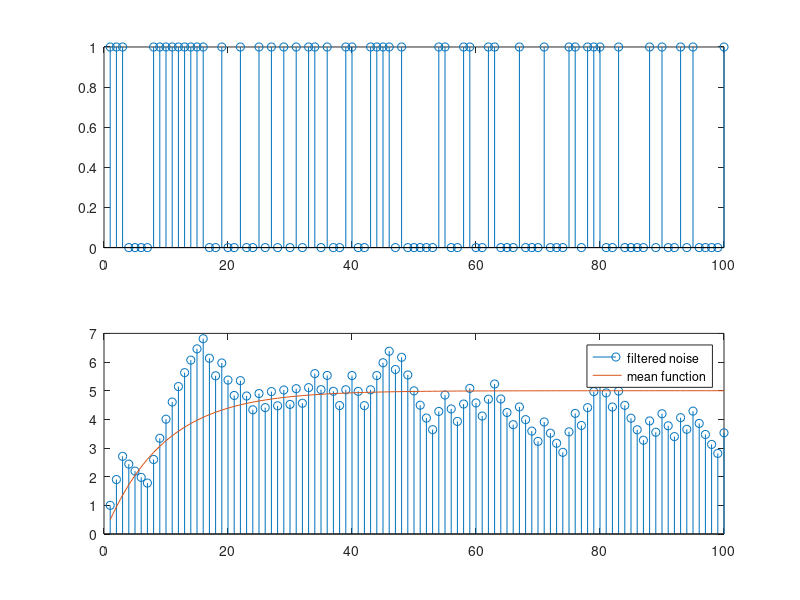

Write the MATLAB code that produced this figure.
close all;
clear;

p = .5;
alpha = .9;
% number of samples: time index set size
n = 100;
time_vec = 1:n;

% the mean function
mu = p * (1-alpha.^time_vec)./(1 - alpha);

w = double(rand(1, n) >= p);

subplot(2,1,1);
stem(w);


x = filter(1.0, [1.0 -alpha], w);

subplot(2,1,2);
stem(x, 'DisplayName', 'filtered noise');
hold on;
plot(mu, 'DisplayName', 'mean function');

legend;
